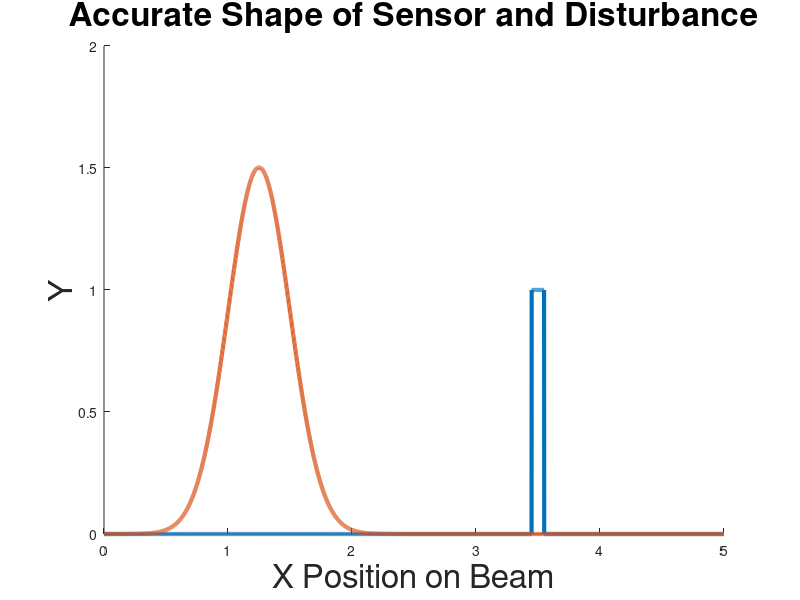

The MATLAB source for this figure:
clf;clc;clear;
Length            = 5; %0.4573        ;%length
NumNode           = 10000  ;%number of modes
Stiffness         = 0.491; %0.491      ;
MassDensity       = 0.093; %  0.093
DampingVis        = 0.0013;%0.0013     ;
DampingKV         = 0.0000649;%0.00000000000649  ;%0.0000649 
ActLoc            = Length*0.3 ; 
SenLoc            = Length*0.7 ; 
ActWidth          = Length*0.01; % 0.01
SenWidth          = Length*0.01;
StateWeight       = 1          ;%state weight in the cost function
ControlWeight     = 1          ;%control weight in the cost function, must be one for unitary assumpt of zhou for Riccaties page 376
DisturbanceEnergy = 1000          ;
DisturbanceMean   = Length*0.25 ;%disturbance is a gaussian function
DisturbanceVar    = Length*0.05;
DistWeightOnMeasurement = 1    ; % must be one for unitary assumption of zhou page 376
NumLoc            = 100;        

L = Length;
sensorLoc = SenLoc;
sensorWidth = SenWidth;
DisturbanceWidth = DisturbanceVar;
dx   = 0.001;
x    = 0:dx:L;


sensor  = zeros(1,length(x));
I1 = floor((SenWidth/Length)*length(x));
I2 = floor(length(x)*SenLoc/Length);
sensor(I2-I1:I2+I1) = 1;

Disutrbance    = exp((-1/2)*((x-DisturbanceMean)/DisturbanceWidth).^2); %Disturbance a normalized gaussian function
Disutrbance    = Disutrbance/(norm(Disutrbance)*sqrt(dx));          %Normalizing L2 norm to one


hold;
plot(x,sensor,'LineWidth',3);
plot(x,Disutrbance,'LineWidth',3);
hold off;
xlabel('X Position on Beam');
ylabel('Y');
title('Accurate Shape of Sensor and Disturbance');
set(findall(gcf,'type','text'),'fontSize',24);
